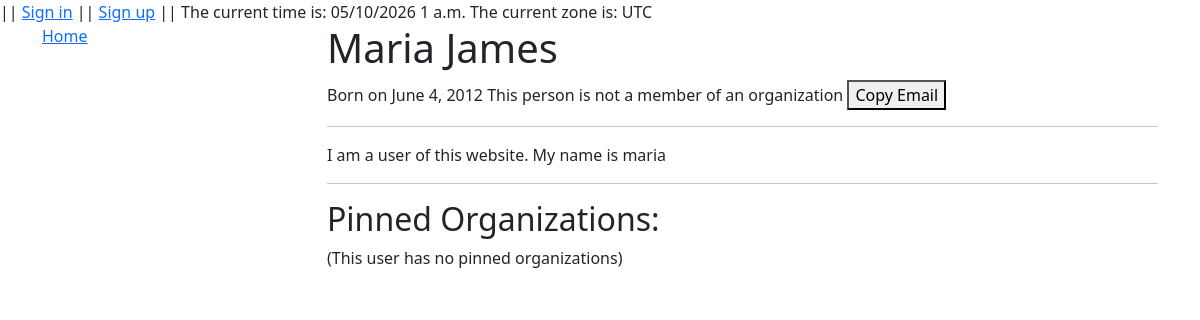
Page /Forum/profile/9 on the earlier database version.
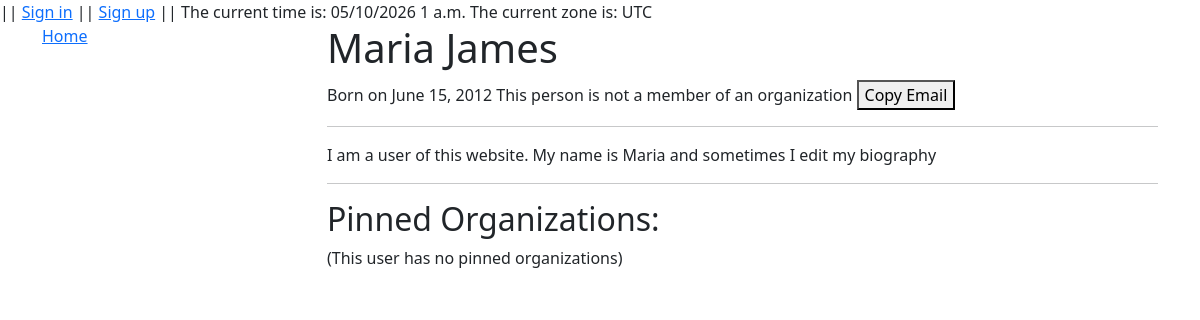
Same page on the later database version.
### Forum/models.py (models this page shows)
class Profile(User):
    birthday = models.DateField(default=timezone.now, blank=True, null=True)
    biography = models.TextField(default="I am a user of this website", null=True, blank=True)
    pinned = models.ManyToManyField(Organization, related_name="followers",blank=True)
    membership = models.ForeignKey(Organization, null=True, blank=True, on_delete=models.SET_NULL, related_name='members')
    class Meta:
        permissions = [
            ("can_post", "can post on behalf of an organization")
        ]

### Forum/views.py (the view)
# urls.py: path("profile/<int:pk>", views.ProfileDetailView.as_view(), name="profile_view"),
class ProfileDetailView(DetailView):
    model = Profile
    template_name = "Forum/detail_pages/profile_details.html"

### Forum/templates/Forum/detail_pages/profile_details.html (shortened to what this page needs)
{% extends "Forum/layouts/sidebar_layout.html" %}
{% load static %}
{% block body %}
    <h1>{{ profile.get_full_name }}</h1>
    Born on {{ profile.birthday }}
    {% if profile.membership %}
        Member of <a href="{% url 'organization_view' pk=profile.membership.pk %}">{{ profile.membership.name }}</a>
    {% else %}
        This person is not a member of an organization
    {% endif %}
    <button type="button" onclick="copy_text(this, '{{ profile.email }}')">Copy Email</button>
    <hr>
        {{ profile.biography }}
    <hr>
    <h2>Pinned Organizations: </h2>
    {% for org in profile.pinned.all %}
        <a href="{% url 'organization_view' pk=org.pk %}">{{ org.name }}  </a>
    <br>
    {% empty %}
        (This user has no pinned organizations)
    {% endfor %}
{% endblock %}

Differences in the rows shown:
changed Profile "Maria James": birthday "June 4, 2012" → "June 15, 2012"; biography "I am a user of this website. My name is maria" → "I am a user of this website. My name is Maria and sometimes I edit my biography"
